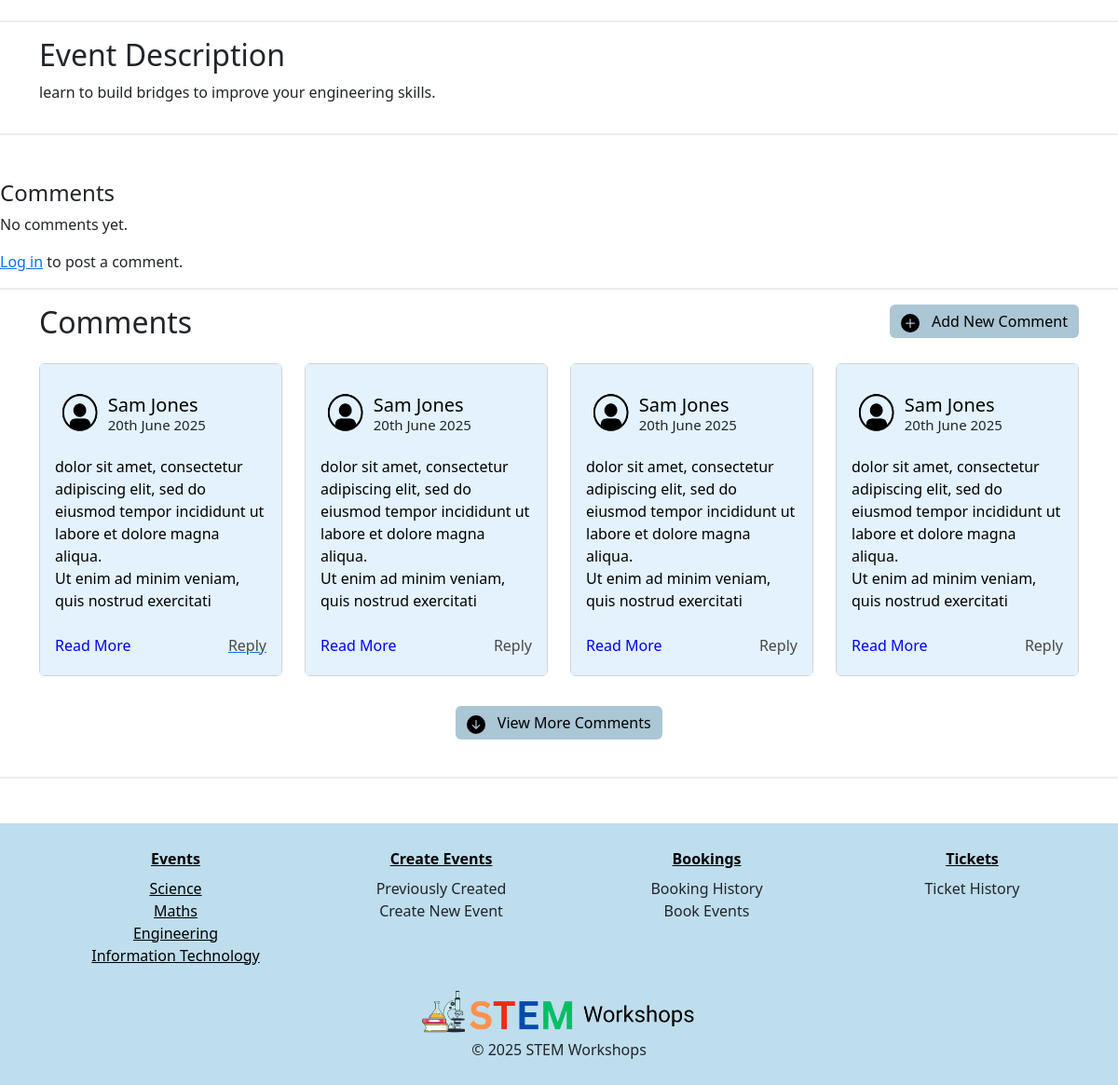
Page /2 (lower part) on the earlier database version.
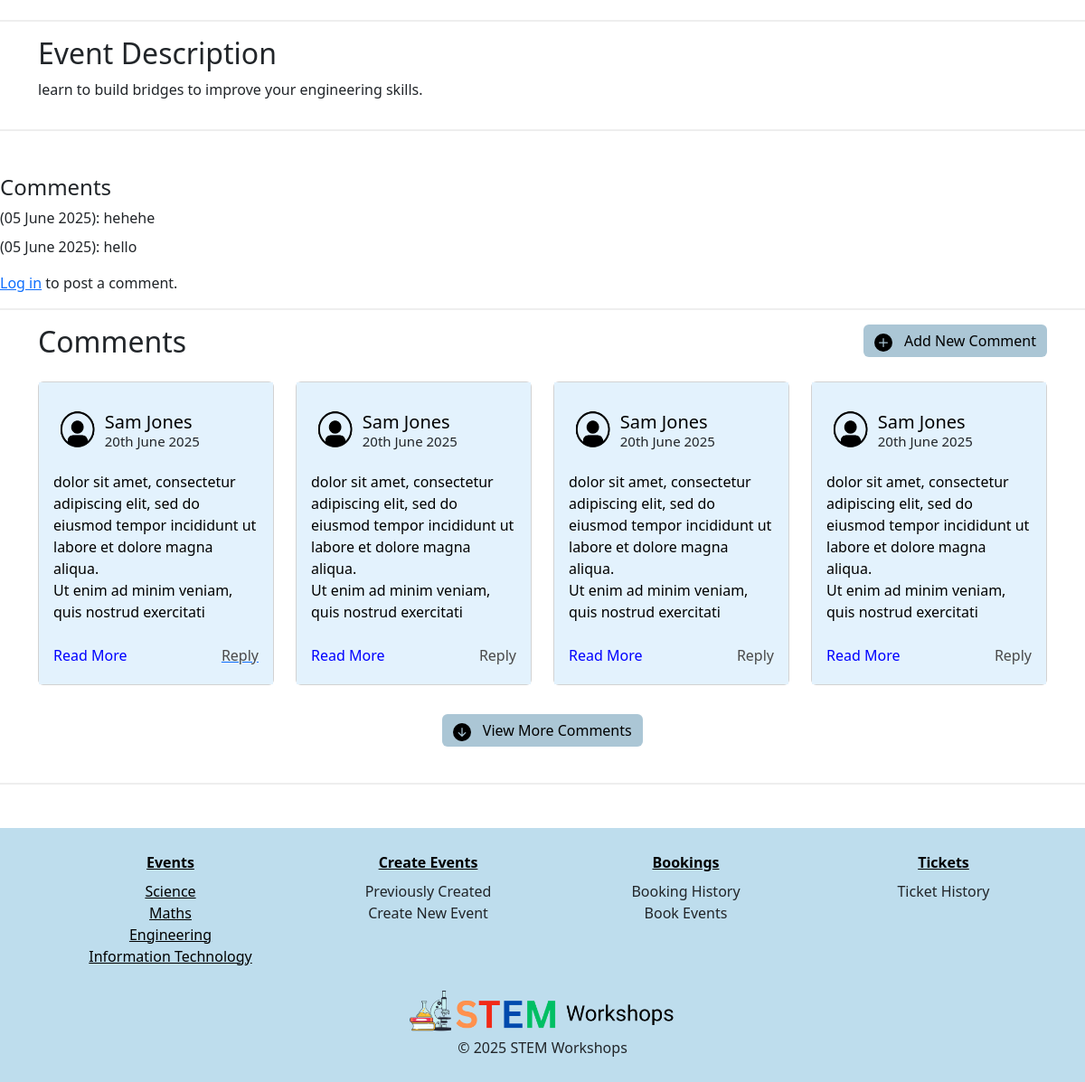
Same page on the later database version.
### STEMWorkshops/models.py (models this page shows)
class Comment(db.Model):
    __tablename__ = 'comments'
    comment_id = db.Column(db.Integer, primary_key=True)
    text = db.Column(db.String(400))
    created_at = db.Column(db.DateTime, default=datetime.now())
    user_id = db.Column(db.Integer, db.ForeignKey('users.user_id'))
    event_id = db.Column(db.Integer, db.ForeignKey('events.event_id'))

### STEMWorkshops/events.py (the view)
@events_bp.route('/<id>')
def show(id):
    event = db.session.scalar(db.select(Event).where(Event.event_id==id))
    form = CommentsForm()
    if not event:
       abort(404)
    return render_template('event_details.html', event=event, form=form)

### STEMWorkshops/templates/event_details.html (shortened to what the changed rows need)
{% extends 'base.html' %}
{% from "bootstrap5/form.html" import render_form %}
{% from "bootstrap5/form.html" import render_field %}
{% block content %}
    <section class="event-description mt-4">
      <div class="container pt-3 pb-3">
        <div class="row ">
          <div class="col-lg-12 col-sm-12 col-md-12  ">
            <h2>
              Event Description
            </h2>
          </div>
        </div>
      </div>
    </section>
<div class="mt-5">
  <ul class="list-unstyled">
    {% for comment in event.comments %}
      <li class="mb-2">
        ({{ comment.created_at.strftime('%d %B %Y') }}):
        {{ comment.text }}
      </li>
    {% else %}
      <li>No comments yet.</li>
    {% endfor %}
  </ul>
</div>
    <section class="event-description mt-3">
      <div class="container pt-3 pb-3 ">
        <div class="row">
          <div class="col-4 text-start">
            <h2 class="mb-4">Comments</h2>
          </div>
        </div>
      </div>
    </section>
  {% endblock %}

Differences in the rows shown:
added Comment: created_at "05 June 2025", text "hehehe"
added Comment: created_at "05 June 2025", text "hello"
Other differences:
text no longer shown: "No comments yet."
